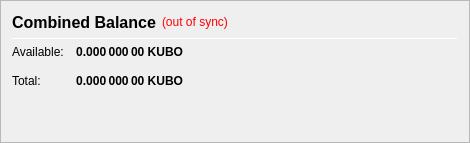
                   <widget class="QFrame" name="frame_CombinedBalances">
                    <property name="minimumSize">
                     <size>
                      <width>470</width>
                      <height>0</height>
                     </size>
                    </property>
                    <property name="frameShape">
                     <enum>QFrame::StyledPanel</enum>
                    </property>
                    <property name="frameShadow">
                     <enum>QFrame::Raised</enum>
                    </property>
                    <layout class="QVBoxLayout" name="verticalLayout_5">
                     <item>
                      <layout class="QHBoxLayout" name="horizontalLayout_5" stretch="0,0,0">
                       <item>
                        <widget class="QLabel" name="label_5z">
                         <property name="minimumSize">
                          <size>
                           <width>0</width>
                           <height>20</height>
                          </size>
                         </property>
                         <property name="font">
                          <font>
                           <pointsize>12</pointsize>
                           <weight>75</weight>
                           <bold>true</bold>
                          </font>
                         </property>
                         <property name="toolTip">
                          <string>Combined Balance (including unconfirmed and immature coins)</string>
                         </property>
                         <property name="text">
                          <string>Combined Balance</string>
                         </property>
                        </widget>
                       </item>
                       <item>
                        <widget class="QLabel" name="labelWalletStatus">
                         <property name="cursor">
                          <cursorShape>WhatsThisCursor</cursorShape>
                         </property>
                         <property name="toolTip">
                          <string>The displayed information may be out of date. Your wallet automatically synchronizes with the KuboCoin network after a connection is established, but this process has not completed yet.</string>
                         </property>
                         <property name="styleSheet">
                          <string notr="true">QLabel { color: red; }</string>
                         </property>
                         <property name="text">
                          <string notr="true">(out of sync)</string>
                         </property>
                         <property name="alignment">
                          <set>Qt::AlignLeading|Qt::AlignLeft|Qt::AlignVCenter</set>
                         </property>
                        </widget>
                       </item>
                       <item>
                        <spacer name="horizontalSpacer_1">
                         <property name="orientation">
                          <enum>Qt::Horizontal</enum>
                         </property>
                         <property name="sizeHint" stdset="0">
                          <size>
                           <width>40</width>
                           <height>20</height>
                          </size>
                         </property>
                        </spacer>
                       </item>
                      </layout>
                     </item>
                     <item>
                      <widget class="Line" name="line_CombinedBalance">
                       <property name="minimumSize">
                        <size>
                         <width>0</width>
                         <height>1</height>
                        </size>
                       </property>
                       <property name="maximumSize">
                        <size>
                         <width>16777215</width>
                         <height>1</height>
                        </size>
                       </property>
                       <property name="orientation">
                        <enum>Qt::Horizontal</enum>
                       </property>
                      </widget>
                     </item>
                     <item>
                      <layout class="QGridLayout" name="gridLayout_3">
                       <property name="spacing">
                        <number>12</number>
                       </property>
                       <item row="1" column="0">
                        <widget class="QLabel" name="labelBalanceTextz">
                         <property name="text">
                          <string>Available:</string>
                         </property>
                        </widget>
                       </item>
                       <item row="1" column="1">
                        <widget class="QLabel" name="labelBalancez">
                         <property name="font">
                          <font>
                           <weight>75</weight>
                           <bold>true</bold>
                          </font>
                         </property>
                         <property name="cursor">
                          <cursorShape>IBeamCursor</cursorShape>
                         </property>
                         <property name="toolTip">
                          <string>Your current spendable balance</string>
                         </property>
                         <property name="text">
                          <string notr="true">0.000 000 00 KUBO</string>
                         </property>
                         <property name="alignment">
                          <set>Qt::AlignRight|Qt::AlignTrailing|Qt::AlignVCenter</set>
                         </property>
                         <property name="textInteractionFlags">
                          <set>Qt::LinksAccessibleByMouse|Qt::TextSelectableByKeyboard|Qt::TextSelectableByMouse</set>
                         </property>
                        </widget>
                       </item>
                       <item row="2" column="0">
                        <widget class="QLabel" name="labelTotalTextz">
                         <property name="text">
                          <string>Total:</string>
                         </property>
                        </widget>
                       </item>
                       <item row="2" column="1">
                        <widget class="QLabel" name="labelTotalz">
                         <property name="font">
                          <font>
                           <weight>75</weight>
                           <bold>true</bold>
                          </font>
                         </property>
                         <property name="cursor">
                          <cursorShape>IBeamCursor</cursorShape>
                         </property>
                         <property name="toolTip">
                          <string>Total Balance, including all unavailable coins.</string>
                         </property>
                         <property name="text">
                          <string notr="true">0.000 000 00 KUBO</string>
                         </property>
                         <property name="alignment">
                          <set>Qt::AlignRight|Qt::AlignTrailing|Qt::AlignVCenter</set>
                         </property>
                         <property name="textInteractionFlags">
                          <set>Qt::LinksAccessibleByMouse|Qt::TextSelectableByKeyboard|Qt::TextSelectableByMouse</set>
                         </property>
                        </widget>
                       </item>
                       <item row="2" column="3">
                        <spacer name="horizontalSpacer_2">
                         <property name="orientation">
                          <enum>Qt::Horizontal</enum>
                         </property>
                         <property name="sizeHint" stdset="0">
                          <size>
                           <width>40</width>
                           <height>20</height>
                          </size>
                         </property>
                        </spacer>
                       </item>
                      </layout>
                     </item>
                     <item>
                      <spacer name="verticalSpacer_1">
                       <property name="orientation">
                        <enum>Qt::Vertical</enum>
                       </property>
                       <property name="sizeHint" stdset="0">
                        <size>
                         <width>20</width>
                         <height>40</height>
                        </size>
                       </property>
                      </spacer>
                     </item>
                    </layout>
                   </widget>
